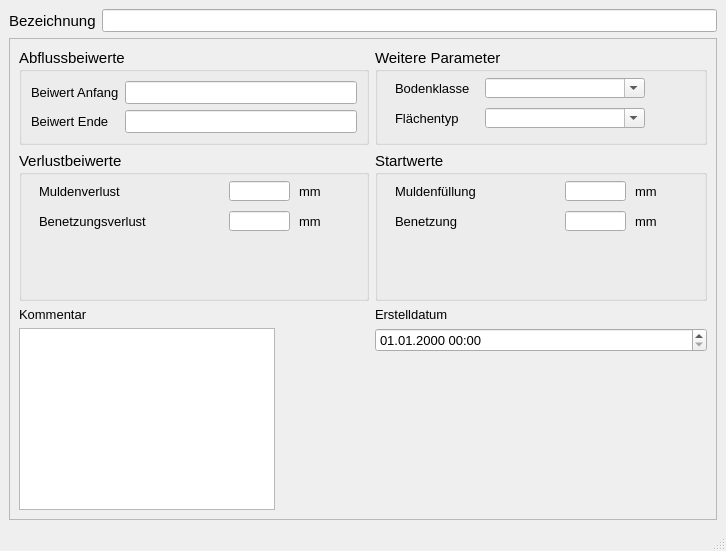
<?xml version="1.0" encoding="UTF-8"?>
<ui version="4.0">
 <class>MainWindow</class>
 <widget class="QMainWindow" name="MainWindow">
  <property name="geometry">
   <rect>
    <x>0</x>
    <y>0</y>
    <width>726</width>
    <height>551</height>
   </rect>
  </property>
  <property name="minimumSize">
   <size>
    <width>520</width>
    <height>370</height>
   </size>
  </property>
  <property name="font">
   <font>
    <family>Tahoma</family>
    <pointsize>10</pointsize>
   </font>
  </property>
  <property name="windowTitle">
   <string>MainWindow</string>
  </property>
  <widget class="QWidget" name="centralwidget">
   <layout class="QVBoxLayout" name="verticalLayout">
    <item>
     <layout class="QHBoxLayout" name="horizontalLayout">
      <item>
       <widget class="QLabel" name="label">
        <property name="font">
         <font>
          <family>Tahoma</family>
          <pointsize>11</pointsize>
         </font>
        </property>
        <property name="text">
         <string>Bezeichnung</string>
        </property>
       </widget>
      </item>
      <item>
       <widget class="QLineEdit" name="apnam">
        <property name="acceptDrops">
         <bool>false</bool>
        </property>
        <property name="toolTip">
         <string>&lt;html&gt;&lt;head/&gt;&lt;body&gt;&lt;p&gt;Eindeutige Bezeichnung&lt;/p&gt;&lt;/body&gt;&lt;/html&gt;</string>
        </property>
        <property name="statusTip">
         <string>Eindeutige Bezeichnung</string>
        </property>
       </widget>
      </item>
     </layout>
    </item>
    <item>
     <widget class="QScrollArea" name="scrollArea">
      <property name="widgetResizable">
       <bool>true</bool>
      </property>
      <widget class="QWidget" name="scrollAreaWidgetContents">
       <property name="geometry">
        <rect>
         <x>0</x>
         <y>0</y>
         <width>702</width>
         <height>438</height>
        </rect>
       </property>
       <layout class="QFormLayout" name="formLayout">
        <item row="0" column="0">
         <widget class="QGroupBox" name="groupBox">
          <property name="sizePolicy">
           <sizepolicy hsizetype="Preferred" vsizetype="Preferred">
            <horstretch>0</horstretch>
            <verstretch>0</verstretch>
           </sizepolicy>
          </property>
          <property name="minimumSize">
           <size>
            <width>350</width>
            <height>0</height>
           </size>
          </property>
          <property name="font">
           <font>
            <family>Tahoma</family>
            <pointsize>11</pointsize>
            <weight>50</weight>
            <bold>false</bold>
           </font>
          </property>
          <property name="title">
           <string>Abflussbeiwerte</string>
          </property>
          <layout class="QGridLayout" name="gridLayout">
           <item row="0" column="0">
            <widget class="QLabel" name="label_9">
             <property name="font">
              <font>
               <family>Tahoma</family>
               <pointsize>10</pointsize>
               <weight>50</weight>
               <bold>false</bold>
              </font>
             </property>
             <property name="toolTip">
              <string>&lt;html&gt;&lt;head/&gt;&lt;body&gt;&lt;p&gt;Startwert für den Abflussbeiwert in HYSTEM-EXTRAN (0.0 - 1.0)&lt;/p&gt;&lt;/body&gt;&lt;/html&gt;</string>
             </property>
             <property name="statusTip">
              <string>Startwert für den Abflussbeiwert in HYSTEM-EXTRAN (0.0 - 1.0)</string>
             </property>
             <property name="text">
              <string>Beiwert Anfang</string>
             </property>
            </widget>
           </item>
           <item row="0" column="1">
            <widget class="QLineEdit" name="anfangsabflussbeiwert">
             <property name="font">
              <font>
               <family>Tahoma</family>
               <pointsize>10</pointsize>
               <weight>50</weight>
               <bold>false</bold>
              </font>
             </property>
             <property name="toolTip">
              <string>&lt;html&gt;&lt;head/&gt;&lt;body&gt;&lt;p&gt;Startwert für den Abflussbeiwert in HYSTEM-EXTRAN (0.0 - 1.0)&lt;/p&gt;&lt;/body&gt;&lt;/html&gt;</string>
             </property>
             <property name="statusTip">
              <string>Startwert für den Abflussbeiwert in HYSTEM-EXTRAN (0.0 - 1.0)</string>
             </property>
            </widget>
           </item>
           <item row="1" column="0">
            <widget class="QLabel" name="label_13">
             <property name="font">
              <font>
               <family>Tahoma</family>
               <pointsize>10</pointsize>
               <weight>50</weight>
               <bold>false</bold>
              </font>
             </property>
             <property name="toolTip">
              <string>&lt;html&gt;&lt;head/&gt;&lt;body&gt;&lt;p&gt;Endwert für den Abflussbeiwert in HYSTEM-EXTRAN (0.0 - 1.0)&lt;/p&gt;&lt;/body&gt;&lt;/html&gt;</string>
             </property>
             <property name="statusTip">
              <string>&lt;html&gt;&lt;head/&gt;&lt;body&gt;&lt;p&gt;Endwert für den Abflussbeiwert in HYSTEM-EXTRAN (0.0 - 1.0)&lt;/p&gt;&lt;/body&gt;&lt;/html&gt;</string>
             </property>
             <property name="text">
              <string>Beiwert Ende</string>
             </property>
            </widget>
           </item>
           <item row="1" column="1">
            <widget class="QLineEdit" name="endabflussbeiwert">
             <property name="font">
              <font>
               <family>Tahoma</family>
               <pointsize>10</pointsize>
               <weight>50</weight>
               <bold>false</bold>
              </font>
             </property>
             <property name="toolTip">
              <string>&lt;html&gt;&lt;head/&gt;&lt;body&gt;&lt;p&gt;Endwert für den Abflussbeiwert in HYSTEM-EXTRAN (0.0 - 1.0)&lt;/p&gt;&lt;/body&gt;&lt;/html&gt;</string>
             </property>
             <property name="statusTip">
              <string>&lt;html&gt;&lt;head/&gt;&lt;body&gt;&lt;p&gt;Endwert für den Abflussbeiwert in HYSTEM-EXTRAN (0.0 - 1.0)&lt;/p&gt;&lt;/body&gt;&lt;/html&gt;</string>
             </property>
             <property name="accessibleName">
              <string>endabflussbeiwert</string>
             </property>
            </widget>
           </item>
          </layout>
         </widget>
        </item>
        <item row="0" column="1">
         <widget class="QGroupBox" name="groupBox_3">
          <property name="font">
           <font>
            <family>Tahoma</family>
            <pointsize>11</pointsize>
            <weight>50</weight>
            <bold>false</bold>
           </font>
          </property>
          <property name="title">
           <string>Weitere Parameter</string>
          </property>
          <widget class="QComboBox" name="flaechentyp">
           <property name="geometry">
            <rect>
             <x>110</x>
             <y>60</y>
             <width>160</width>
             <height>20</height>
            </rect>
           </property>
           <property name="font">
            <font>
             <family>Tahoma</family>
             <pointsize>10</pointsize>
             <weight>50</weight>
             <bold>false</bold>
            </font>
           </property>
           <property name="toolTip">
            <string>&lt;html&gt;&lt;head/&gt;&lt;body&gt;&lt;p&gt;Flächentyp entspr. HYSTEM-EXTRAN&lt;/p&gt;&lt;/body&gt;&lt;/html&gt;</string>
           </property>
           <property name="statusTip">
            <string>Bodenklasse. Muss bei befestigten Flächen leer sein.</string>
           </property>
           <property name="accessibleName">
            <string>bodenklasse</string>
           </property>
           <property name="editable">
            <bool>true</bool>
           </property>
          </widget>
          <widget class="QComboBox" name="bodenklasse">
           <property name="geometry">
            <rect>
             <x>110</x>
             <y>30</y>
             <width>160</width>
             <height>20</height>
            </rect>
           </property>
           <property name="font">
            <font>
             <family>Tahoma</family>
             <pointsize>10</pointsize>
             <weight>50</weight>
             <bold>false</bold>
            </font>
           </property>
           <property name="toolTip">
            <string>Bodenklasse. Muss bei befestigten Flächen leer sein.</string>
           </property>
           <property name="statusTip">
            <string>Bodenklasse. Muss bei befestigten Flächen leer sein.</string>
           </property>
           <property name="accessibleName">
            <string>bodenklasse</string>
           </property>
           <property name="editable">
            <bool>true</bool>
           </property>
          </widget>
          <widget class="QLabel" name="label_19">
           <property name="geometry">
            <rect>
             <x>20</x>
             <y>60</y>
             <width>71</width>
             <height>21</height>
            </rect>
           </property>
           <property name="font">
            <font>
             <family>Tahoma</family>
             <pointsize>10</pointsize>
             <weight>50</weight>
             <bold>false</bold>
            </font>
           </property>
           <property name="text">
            <string>Flächentyp</string>
           </property>
          </widget>
          <widget class="QLabel" name="label_18">
           <property name="geometry">
            <rect>
             <x>20</x>
             <y>30</y>
             <width>81</width>
             <height>21</height>
            </rect>
           </property>
           <property name="font">
            <font>
             <family>Tahoma</family>
             <pointsize>10</pointsize>
             <weight>50</weight>
             <bold>false</bold>
            </font>
           </property>
           <property name="text">
            <string>Bodenklasse</string>
           </property>
          </widget>
         </widget>
        </item>
        <item row="1" column="0">
         <widget class="QGroupBox" name="groupBox_2">
          <property name="minimumSize">
           <size>
            <width>350</width>
            <height>150</height>
           </size>
          </property>
          <property name="font">
           <font>
            <family>Tahoma</family>
            <pointsize>11</pointsize>
            <weight>50</weight>
            <bold>false</bold>
           </font>
          </property>
          <property name="title">
           <string>Verlustbeiwerte</string>
          </property>
          <widget class="QLabel" name="label_7">
           <property name="geometry">
            <rect>
             <x>280</x>
             <y>60</y>
             <width>30</width>
             <height>21</height>
            </rect>
           </property>
           <property name="font">
            <font>
             <family>Tahoma</family>
             <pointsize>10</pointsize>
             <weight>50</weight>
             <bold>false</bold>
            </font>
           </property>
           <property name="text">
            <string>mm</string>
           </property>
          </widget>
          <widget class="QLineEdit" name="benetzungsverlust">
           <property name="geometry">
            <rect>
             <x>210</x>
             <y>60</y>
             <width>61</width>
             <height>20</height>
            </rect>
           </property>
           <property name="font">
            <font>
             <family>Tahoma</family>
             <pointsize>10</pointsize>
             <weight>50</weight>
             <bold>false</bold>
            </font>
           </property>
           <property name="toolTip">
            <string>&lt;html&gt;&lt;head/&gt;&lt;body&gt;&lt;p&gt;Benetzungsverluste&lt;/p&gt;&lt;/body&gt;&lt;/html&gt;</string>
           </property>
           <property name="statusTip">
            <string>Benetzungsverluste</string>
           </property>
          </widget>
          <widget class="QLabel" name="label_20">
           <property name="geometry">
            <rect>
             <x>20</x>
             <y>60</y>
             <width>151</width>
             <height>21</height>
            </rect>
           </property>
           <property name="font">
            <font>
             <family>Tahoma</family>
             <pointsize>10</pointsize>
             <weight>50</weight>
             <bold>false</bold>
            </font>
           </property>
           <property name="text">
            <string>Benetzungsverlust</string>
           </property>
          </widget>
          <widget class="QLabel" name="label_3">
           <property name="geometry">
            <rect>
             <x>280</x>
             <y>30</y>
             <width>30</width>
             <height>21</height>
            </rect>
           </property>
           <property name="font">
            <font>
             <family>Tahoma</family>
             <pointsize>10</pointsize>
             <weight>50</weight>
             <bold>false</bold>
            </font>
           </property>
           <property name="text">
            <string>mm</string>
           </property>
          </widget>
          <widget class="QLabel" name="label_21">
           <property name="geometry">
            <rect>
             <x>20</x>
             <y>30</y>
             <width>141</width>
             <height>21</height>
            </rect>
           </property>
           <property name="font">
            <font>
             <family>Tahoma</family>
             <pointsize>10</pointsize>
             <weight>50</weight>
             <bold>false</bold>
            </font>
           </property>
           <property name="text">
            <string>Muldenverlust</string>
           </property>
          </widget>
          <widget class="QLineEdit" name="muldenverlust">
           <property name="geometry">
            <rect>
             <x>210</x>
             <y>30</y>
             <width>61</width>
             <height>20</height>
            </rect>
           </property>
           <property name="font">
            <font>
             <family>Tahoma</family>
             <pointsize>10</pointsize>
             <weight>50</weight>
             <bold>false</bold>
            </font>
           </property>
           <property name="toolTip">
            <string>&lt;html&gt;&lt;head/&gt;&lt;body&gt;&lt;p&gt;Muldenverluste&lt;/p&gt;&lt;/body&gt;&lt;/html&gt;</string>
           </property>
           <property name="statusTip">
            <string>Muldenverluste</string>
           </property>
          </widget>
         </widget>
        </item>
        <item row="1" column="1">
         <widget class="QGroupBox" name="groupBox_4">
          <property name="font">
           <font>
            <family>Tahoma</family>
            <pointsize>11</pointsize>
            <weight>50</weight>
            <bold>false</bold>
           </font>
          </property>
          <property name="title">
           <string>Startwerte</string>
          </property>
          <widget class="QLabel" name="label_10">
           <property name="geometry">
            <rect>
             <x>260</x>
             <y>60</y>
             <width>31</width>
             <height>21</height>
            </rect>
           </property>
           <property name="font">
            <font>
             <family>Tahoma</family>
             <pointsize>10</pointsize>
             <weight>50</weight>
             <bold>false</bold>
            </font>
           </property>
           <property name="text">
            <string>mm</string>
           </property>
          </widget>
          <widget class="QLabel" name="label_11">
           <property name="geometry">
            <rect>
             <x>20</x>
             <y>60</y>
             <width>91</width>
             <height>21</height>
            </rect>
           </property>
           <property name="font">
            <font>
             <family>Tahoma</family>
             <pointsize>10</pointsize>
             <weight>50</weight>
             <bold>false</bold>
            </font>
           </property>
           <property name="text">
            <string>Benetzung</string>
           </property>
          </widget>
          <widget class="QLineEdit" name="benetzung_startwert">
           <property name="geometry">
            <rect>
             <x>190</x>
             <y>60</y>
             <width>61</width>
             <height>20</height>
            </rect>
           </property>
           <property name="font">
            <font>
             <family>Tahoma</family>
             <pointsize>10</pointsize>
             <weight>50</weight>
             <bold>false</bold>
            </font>
           </property>
          </widget>
          <widget class="QLabel" name="label_15">
           <property name="geometry">
            <rect>
             <x>20</x>
             <y>30</y>
             <width>121</width>
             <height>21</height>
            </rect>
           </property>
           <property name="font">
            <font>
             <family>Tahoma</family>
             <pointsize>10</pointsize>
             <weight>50</weight>
             <bold>false</bold>
            </font>
           </property>
           <property name="text">
            <string>Muldenfüllung</string>
           </property>
          </widget>
          <widget class="QLineEdit" name="mulden_startwert">
           <property name="geometry">
            <rect>
             <x>190</x>
             <y>30</y>
             <width>61</width>
             <height>20</height>
            </rect>
           </property>
           <property name="font">
            <font>
             <family>Tahoma</family>
             <pointsize>10</pointsize>
             <weight>50</weight>
             <bold>false</bold>
            </font>
           </property>
          </widget>
          <widget class="QLabel" name="label_16">
           <property name="geometry">
            <rect>
             <x>260</x>
             <y>30</y>
             <width>31</width>
             <height>21</height>
            </rect>
           </property>
           <property name="font">
            <font>
             <family>Tahoma</family>
             <pointsize>10</pointsize>
             <weight>50</weight>
             <bold>false</bold>
            </font>
           </property>
           <property name="text">
            <string>mm</string>
           </property>
          </widget>
         </widget>
        </item>
        <item row="2" column="0">
         <widget class="QLabel" name="label_14">
          <property name="text">
           <string>Kommentar</string>
          </property>
         </widget>
        </item>
        <item row="2" column="1">
         <widget class="QLabel" name="label_70">
          <property name="text">
           <string>Erstelldatum</string>
          </property>
         </widget>
        </item>
        <item row="3" column="0">
         <widget class="QTextEdit" name="kommentar">
          <property name="toolTip">
           <string>&lt;html&gt;&lt;head/&gt;&lt;body&gt;&lt;p&gt;Platz für zusätzliche Kommentare.&lt;/p&gt;&lt;/body&gt;&lt;/html&gt;</string>
          </property>
          <property name="statusTip">
           <string>Platz für zusätzliche Kommentare.</string>
          </property>
         </widget>
        </item>
        <item row="3" column="1">
         <widget class="QgsDateTimeEdit" name="createdat">
          <property name="currentSection">
           <enum>QDateTimeEdit::DaySection</enum>
          </property>
          <property name="displayFormat">
           <string>dd.MM.yyyy HH:mm</string>
          </property>
         </widget>
        </item>
       </layout>
      </widget>
     </widget>
    </item>
   </layout>
  </widget>
  <widget class="QMenuBar" name="menubar">
   <property name="geometry">
    <rect>
     <x>0</x>
     <y>0</y>
     <width>726</width>
     <height>27</height>
    </rect>
   </property>
  </widget>
  <widget class="QStatusBar" name="statusbar"/>
 </widget>
 <customwidgets>
  <customwidget>
   <class>QgsDateTimeEdit</class>
   <extends>QDateTimeEdit</extends>
   <header>qgsdatetimeedit.h</header>
  </customwidget>
 </customwidgets>
 <tabstops>
  <tabstop>apnam</tabstop>
  <tabstop>anfangsabflussbeiwert</tabstop>
  <tabstop>endabflussbeiwert</tabstop>
  <tabstop>muldenverlust</tabstop>
  <tabstop>benetzungsverlust</tabstop>
  <tabstop>bodenklasse</tabstop>
  <tabstop>kommentar</tabstop>
 </tabstops>
 <resources/>
 <connections/>
</ui>
